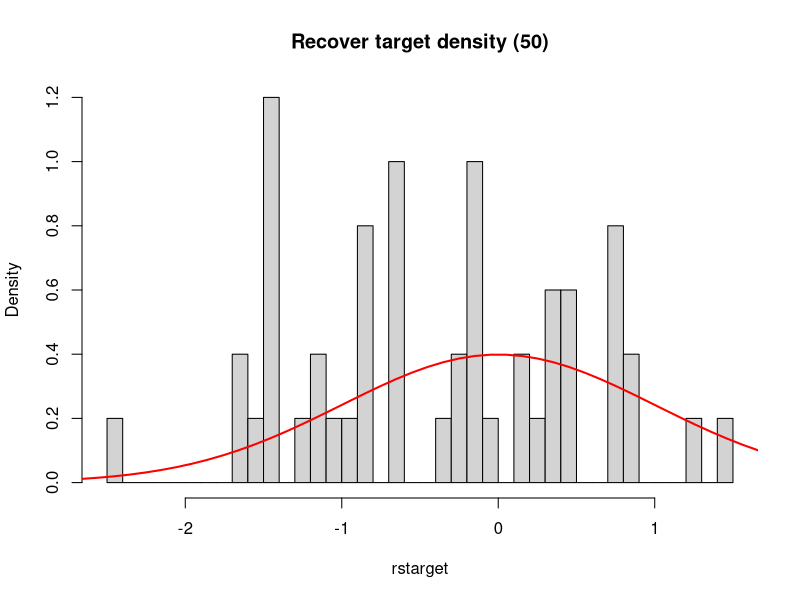
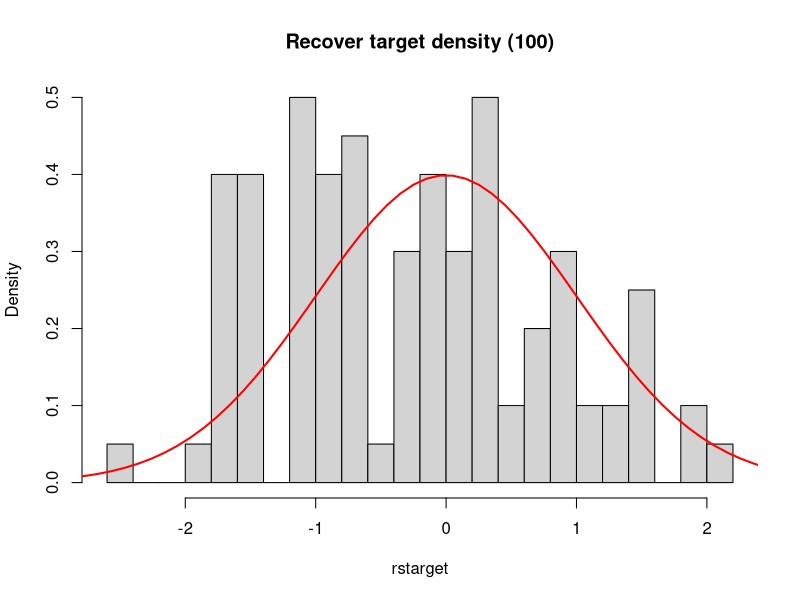
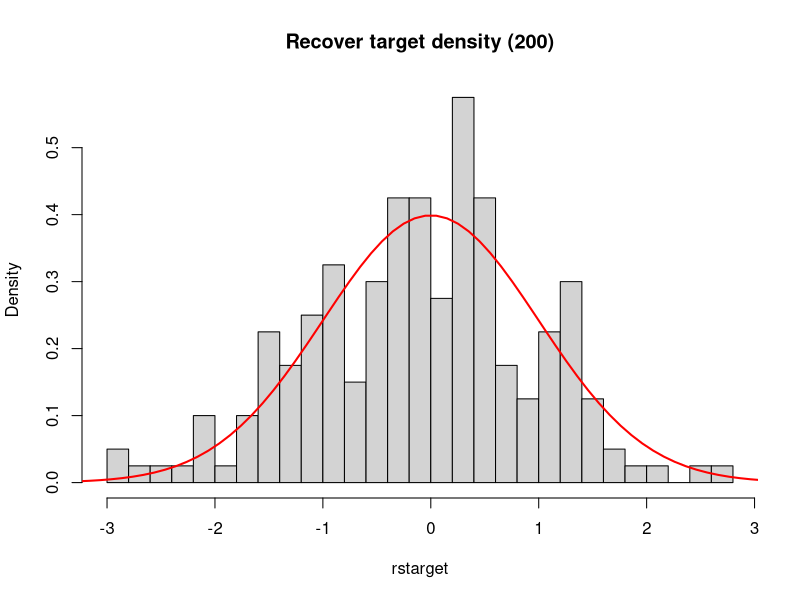
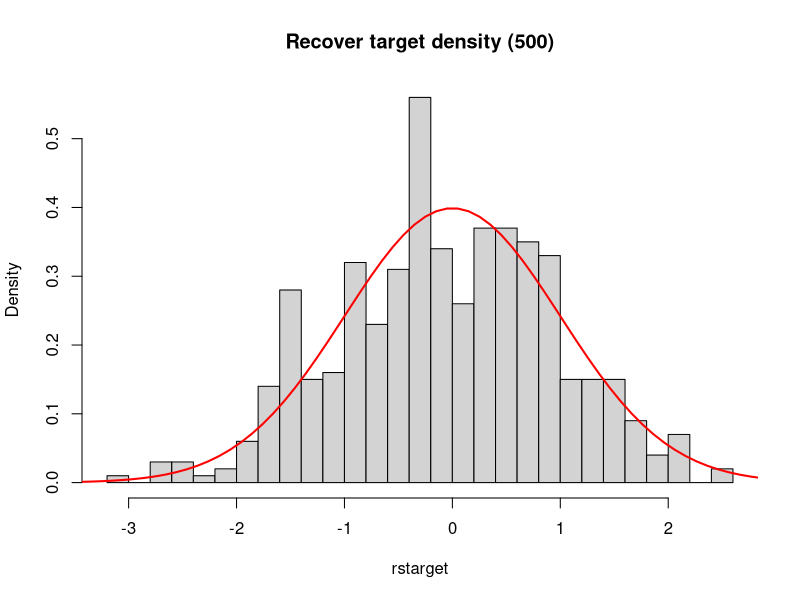
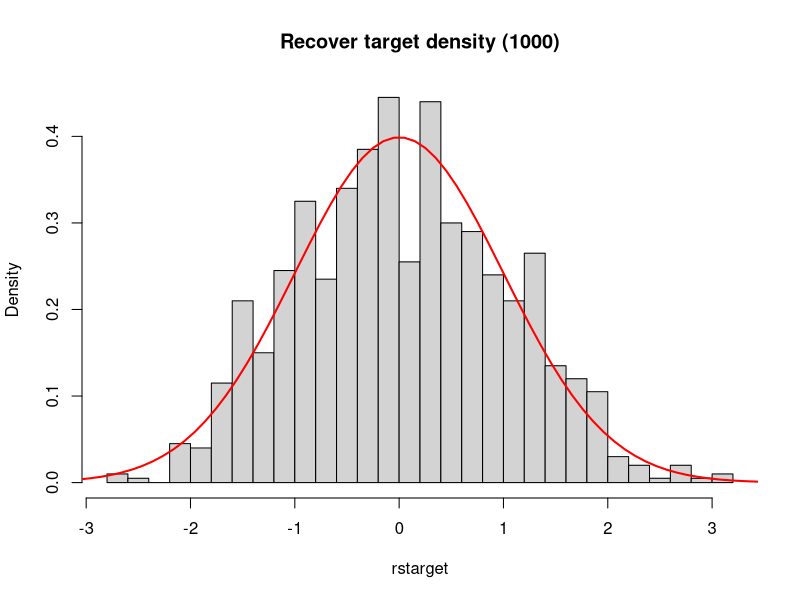
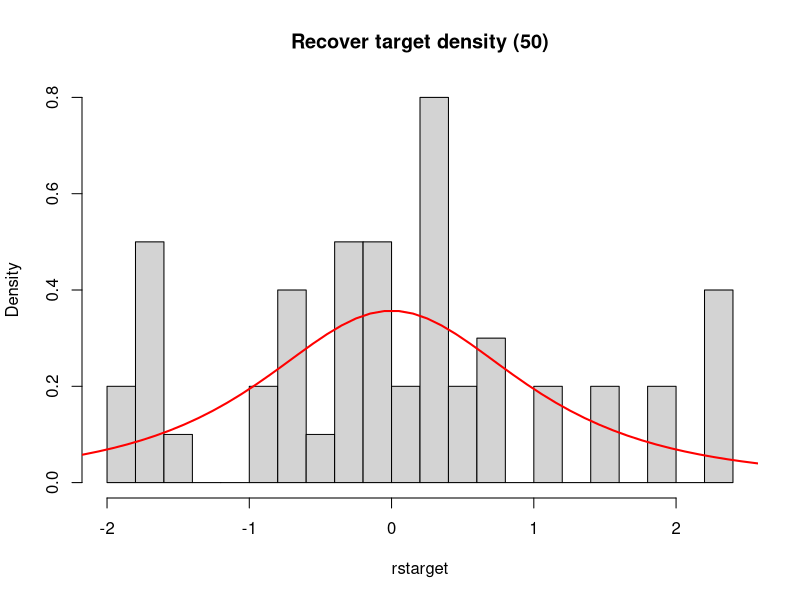
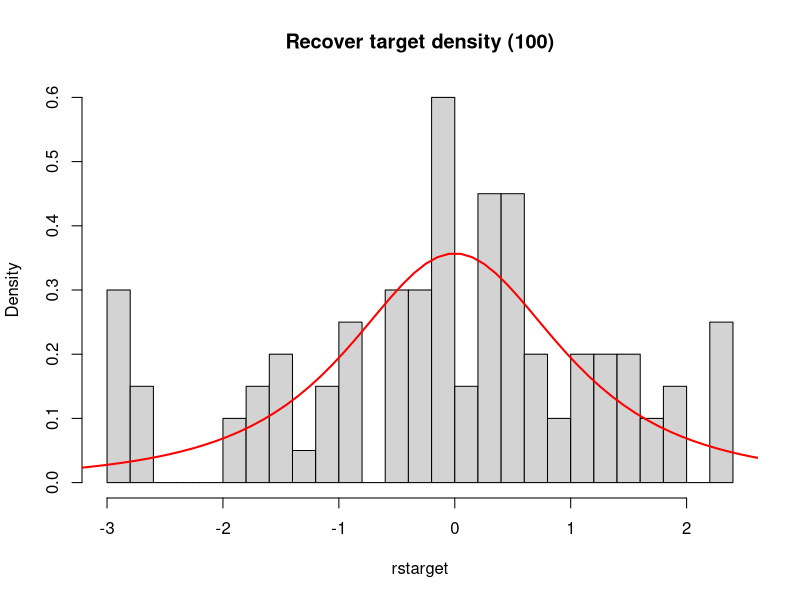
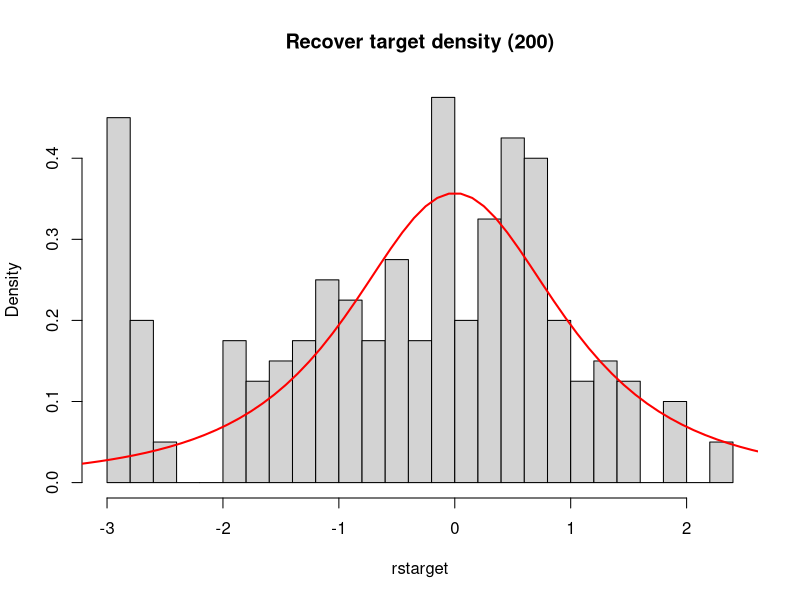

These charts were generated, in order, by the following R code:
## ---- chunk 1
knitr::opts_chunk$set(echo = TRUE)
knitr::opts_chunk$set(fig.width=4, fig.height=3)
library(hexbin)
library(RColorBrewer)
## ---- chunk 2
for( m in c(50, 100, 200, 500, 1000)){
    set.seed(700)
    a = 10
    target = function(x) {dnorm(x, mean = 0, sd = 1)}
    n = m
    # importance function: student t with 2 df
    rs = rt(n, df = 2)
    g = dt(rs, df = 2)
    q = target(rs)
    w = q / g
    rstarget = sample(rs, size = n, prob = w, replace = TRUE)
    hist(rstarget, 30, freq = FALSE, 
         main = paste0('Recover target density (',m,')'))
    x = seq(-a, a, length.out = 200)
    c = sum(target(x) * (x[2] - x[1]))
    lines(x, target(x)/c, col = 'red', lwd = 2)
    ess = m / (1 + var(w)/(mean(w))^2)
    print(paste0('ESS(', m, ') = ', ess)) 
}
## ---- chunk 3

for(m in c(50, 100, 200, 500, 1000)){
    set.seed(700)
    a = 10
    target = function(x) {dt(x, df = 2)}
    n = m
    # importance function: standard normal density
    rs = rnorm(n, mean = 0, sd = 1)
    g = dnorm(rs, mean = 0, sd = 1)
    q = target(rs)
    w = q / g
    rstarget = sample(rs, size = n, prob = w, replace = TRUE)
    hist(rstarget, 30, freq = FALSE,
         main = paste0('Recover target density (',m,')'))
    x = seq(-a, a, length.out = 200)
    c = sum(target(x) * (x[2] - x[1]))
    lines(x, target(x)/c, col = 'red', lwd = 2)
    ess = m / (1 + var(w)/(mean(w))^2)
    print(paste0('ESS(', m, ') = ', ess)) 
}
## ---- chunk 4
ess <- c()
m.seq <- c(50, 100, 200, 500, 1000)
replicant <- function(){
  for(i in 1:length(m.seq)){
    m <- m.seq[i]
    a = 10
    target = function(x) {dt(x, df = 2)}
    n = m
    # importance function: student t with 2 df
    rs = rnorm(n, mean = 0, sd = 1)
    g = dnorm(rs, mean = 0, sd = 1)
    q = target(rs)
    w = q / g
    ess[i] = m / (1 + var(w)/(mean(w))^2)
  }
  ess
}
ess <- replicant()
plot(m.seq, ess, type = 'b', ylim = c(0, 1000), las = 1)
for (i in 1:5) {
  ess <- replicant()
  lines(m.seq, ess, type = 'b')
}
## ---- chunk 5
target <- function(para){
    mu = para[1]
    var = para[2]
    if ((mu < 5) && (mu > -3) && (var > 0.01) && (var < 50)) {
      return(var^(-5/2)*exp(-((mu-1)^2 + 4)/(2*var)))
    } else {
      return(0)
    }
}
xseq = seq(-3, 5, length.out = 100)
yseq = seq(0.01, 5, length.out = 100)
z = matrix(0, length(xseq), length(yseq))
for(i in 1:length(xseq)){
    for(j in 1:length(yseq)){
        z[i, j] = target(c(xseq[i], yseq[j]))
    }
}
contour(xseq, yseq, z)
persp(xseq, yseq, z, theta=15, phi=0)
## ---- chunk 6
# flat importance function
Nsamples = 1000
samplesunif = cbind(runif(Nsamples, min = -3, max = 5), runif(Nsamples, min = 0.01, max = 50))
w = apply(samplesunif, 1, target) 
idx = sample(1:length(w), replace = TRUE, prob = w/sum(w))
samplestarget2d = samplesunif[idx, ]
rf <- colorRampPalette(rev(brewer.pal(11,'Spectral')))
h <- hexbin(samplestarget2d)
plot(h, xlab = 'x', ylab = 'y')
print(Nsamples / (1 + var(w)/(mean(w))^2))
## ---- chunk 7
# importance function
g <- function(para){
    mu1 = c(1.5,1.5)
    Sigma1 = sqrt(c(1,2))
    x1 = sum(dnorm(para, mu1, Sigma1, log = TRUE))
    return (exp(x1))
}
xseq = seq(-3, 5, length.out = 100)
yseq = seq(0.01, 5, length.out = 100)

z = matrix(0, length(xseq), length(yseq))
for(i in 1:length(xseq)){
    for(j in 1:length(yseq)){
        z[i, j] = g(c(xseq[i], yseq[j]))
    }
}
contour(xseq, yseq, z)
persp(xseq, yseq, z, theta=10, phi=0)


# new importance function
for( m in c(50, 100, 200, 500, 1000)){
    samplesG = cbind(rnorm(Nsamples, 1, sqrt(1)), rnorm(Nsamples, 1, sqrt(1)))
        
    w = apply(samplesG, 1, target) / apply(samplesG, 1, g)
    w = na.omit(w)
    idx = sample(1:length(w), replace = TRUE, prob = w/sum(w))
    samplestarget = samplesG[idx, ]
    ess = m / (1 + var(w)/(mean(w))^2)
    print(paste0('ESS(', m, ') = ', ess)) 
}
## ---- chunk 8
rejectioncontrol <- function(Nsamples, samplefromtrial, logtarget, logtrial,
                             c, dimension = 1){
    samplesX <- samplefromtrial(Nsamples)
    if(dimension == 1){
    weights <- sapply(samplesX, function(x) logtarget(x) - logtrial(x)) 
    }
    if(dimension > 1){
    weights <- as.numeric(apply(samplesX, 1, function(x) logtarget(x) - logtrial(x)))
    }
    logc <- -Inf
    if(c > 0){
    logc <- log(c)
    }
    acceptrates <- rep(1, Nsamples)
    indicator <- which(weights < logc)
    if(length(indicator) > 0){
    acceptrates[indicator] <- exp(weights[indicator] - logc)
    }
    acceptindicator <- which(runif(Nsamples) < acceptrates)
    if(dimension == 1){
    acceptedsamples <- samplesX[acceptindicator]
    }
    if(dimension > 1){
    acceptedsamples <- samplesX[acceptindicator, ]
    }
    weightsnew <- weights[acceptindicator] - log(acceptrates[acceptindicator])
    weightsnew <- exp(weightsnew - max(weightsnew))
    weightsnew <- weightsnew / sum(weightsnew)
    return(list(samples = acceptedsamples, weights = weightsnew))
}
## ---- chunk 9
m = 2000
set.seed(700)
a = 10
target = function(x) {dnorm(x, mean = 0, sd = 0.3)}
n = m
# importance function: student t with 2 df
rs = rt(n, df = 2)
g = dt(rs, df = 2)
q = target(rs)
w = q / g
rstarget = sample(rs, size = n, prob = w, replace = TRUE)
hist(rstarget, 30, freq = FALSE, main = 'Recover target density')
x = seq(-a, a, length.out = 200)
c = sum(target(x) * (x[2] - x[1]))
lines(x, target(x)/c, col = 'red', lwd = 2)
ess = m / (1 + var(w)/(mean(w))^2)
print(paste0('ESS(', m, ') = ', ess)) 
## ---- chunk 10
samplefromtrial <- function(n){
    rt(n, df = 2)
}
logtrial <- function(x){
    dt(x, df = 2, log = TRUE)
}
logtarget <- function(x){
    dnorm(x, mean = 0, sd = 0.3, log = TRUE)
}
Nsamples <- 2000
c = 5
RCresult <- rejectioncontrol (Nsamples, samplefromtrial, logtarget,
                              logtrial, c, dimension = 1)
w = RCresult$weights
m = length(w)
ess = m / (1 + var(w)/(mean(w))^2)
print(paste0('ESS(', m, ') = ', ess)) 
## ---- chunk 11
for(c in c(0.01, 0.1, 1, 2, 3, 5, 10)){
    RCresult <- rejectioncontrol (Nsamples, samplefromtrial, logtarget,
                              logtrial, c, dimension = 1)
    w = RCresult$weights
    m = length(w)
    ess = m / (1 + var(w)/(mean(w))^2)
    print(paste0('c = ',c, '; ESS(', m, ') = ', ess)) 
}
## ---- chunk 12
set.seed(700)
a = 10
target = function(x) {dnorm(x, mean = 0, sd = 3)}
n = m
# importance function: student t with 2 df
rs = rt(n, df = 2)
g = dt(rs, df = 2)
q = target(rs)
w = q / g
rstarget = sample(rs, size = n, prob = w, replace = TRUE)
hist(rstarget, 30, freq = FALSE, main = 'Recover target density')
x = seq(-a, a, length.out = 200)
c = sum(target(x) * (x[2] - x[1]))
lines(x, target(x)/c, col = 'red', lwd = 2)
ess = m / (1 + var(w)/(mean(w))^2)
print(paste0('ESS(', m, ') = ', ess)) 
## ---- chunk 13
samplefromtrial <- function(n){
    rt(n, df = 2)
}
logtrial <- function(x){
    dt(x, df = 2, log = TRUE)
}
logtarget <- function(x){
    dnorm(x, mean = 0, sd = 3, log = TRUE)
}
Nsamples <- 2000
for(c in c(0.01, 0.1, 1, 2, 3, 5, 10)){
    RCresult <- rejectioncontrol (Nsamples, samplefromtrial, logtarget,
                                  logtrial, c, dimension = 1)
    w = RCresult$weights
    m = length(w)
    ess = m / (1 + var(w)/(mean(w))^2)
    print(paste0('c = ',c, '; ESS(', m, ') = ', ess)) 
}
